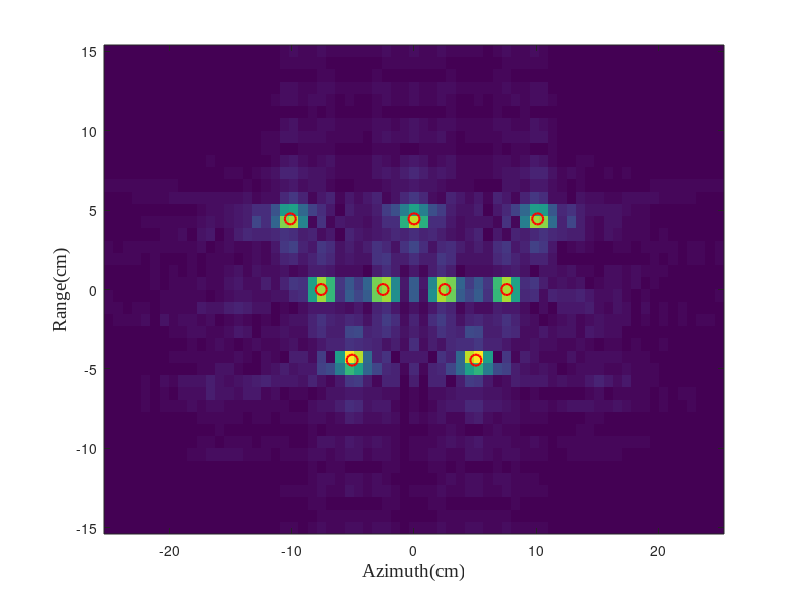

This figure's MATLAB source:
%% 基于核范数的稀疏重构算法，二维
clc;
clear all;
close all;
%% 基本参数设置
c=3e8;%光速
f0=26.5e9;%初始频率
fcutoff=40e9;%截止频率
B=fcutoff-f0;%带宽
fc=(f0+fcutoff)/2;%中心频点
lambda=c/fc;%波长
TRZ=0.3;%目标平面与观测平面之间的距离
%% 合成孔径设置
D=0.3;%合成孔径长度
% cofx=1;%方位维欠采样倍数
% deltaX=lambda/2*cofx;%方位维采样间隔，粗略设置为半波长
% Nx=floor(D/deltaX);%确定总共的采样位置
% if mod(Nx,2)==0
%     Nx=Nx;
% else
%     Nx=Nx-1;
% end
Nx=67;
deltaX=(D/Nx);
TRX_pos=(-D/2)+(0:Nx-1)*deltaX;%确定方位维采样位置
%% 扫频设置
Nf=40;%设扫频频点个数为80,满足距离维奈奎斯特采样定理
deltaF=B/Nf;%每个频点之间的距离
f=f0+(0:Nf-1)*deltaF;%扫频频点
%% 将天线方向角与合成孔径辐射角度进行比较
thetaX_annt=30*pi/180;%天线方向角
thetaX_span=2*asin(D/sqrt(TRZ^2+D^2));%目标方位向距离和探测器方位向确定的展开角度
thetaX=min(thetaX_annt,thetaX_span);%确定波数域展开角度
%% 分辨率分析
rhox=c*sqrt(TRZ^2+(D/2)^2)/(2*f0*D/2);%方位维分辨率
rhoz=c/2/B;%距离维分辨率
%% 目标点参数设置
Ptar=[-8,4,1;-6,0,1;-4,-4,1;
      -2,0,1;0,4,1;2,0,1;
      4,-4,1;6,0,1;8,4,1]*diag([rhox rhoz 1]);
Ntar=length(Ptar(:,1));%计算目标点的个数
%% 回波信号构建
ECHO=zeros(Nx,Nf);
j=sqrt(-1);
for index_X=1:Nx
    s=zeros(1,Nf);
    for index_tar=1:Ntar
        x_tar=Ptar(index_tar,1);
        z_tar=Ptar(index_tar,2);
        A=Ptar(index_tar,3);
        R=sqrt((TRX_pos(index_X)-x_tar)^2+(TRZ-z_tar)^2);
        s=s+A*exp(-j*2*pi*f*2*R/c);
    end
    ECHO(index_X,:)=s;
end
% figure,
% imagesc(real(ECHO));
% figure,
% surf(real(ECHO));
%% 确定波数域频率
K=2*pi*f/c;%波数域频率
Kx=zeros(Nx,Nf);
Kz=zeros(Nx,Nf);
for index_f=1:Nf
    k=K(index_f);
    kxmax=k*sin(thetaX/2);
    Kx(:,index_f)=linspace(-kxmax,kxmax,Nx);%将方位维波数域均匀平分
    Kz(:,index_f)=sqrt(4*k^2-Kx(:,index_f).^2);%确定距离维波数域频率
end
%% 对方位维进行傅里叶变换
for index_f=1:Nf
    echo=ECHO(:,index_f);
    kx=Kx(:,index_f);
    s_ftx(:,index_f)=exp(-j*kx*TRX_pos)*echo;
end
%% 进行相位补偿处理
Phasecomp=Kz*TRZ;
s_comp_FT=s_ftx.*exp(j*Phasecomp);
%% 目标平面绘制
% cofgrid=1;
% xgrid=(-Nx/2:Nx/2)*rhox*cofgrid;
% zgrid=(-Nf/2:Nf/2)*rhoz*cofgrid;
Lx=0.5;
Lz=0.3;
xgrid=linspace(-Lx/2,Lx/2,Nx);
zgrid=linspace(-Lz/2,Lz/2,Nf);
%% 进行傅里叶逆变换
% [M_comp,N_comp]=size(s_comp_FT);
% nn=2;%二阶
% d0=60;
% m_comp=fix(M_comp/2);     %一半位置取整
% n_comp=fix(N_comp/2);
% for index_M=1:M_comp
%     for index_N=1:N_comp
%         d_comp=sqrt((index_M-m_comp)^2+(index_N-n_comp)^2);   %
%         if d_comp==0
%             h=0;
%         else
%             h_comp=1/(1+(d_comp/d0)^(2*nn));    %
% %             h_comp=exp(-(d_comp*d_comp)/(2*d0*d0));
%         end
%         s_comp_FT(index_M,index_N)=h_comp*s_comp_FT(index_M,index_N);
%     end
% end
for index_f=1:Nf
    kx=Kx(:,index_f);
    temp=s_comp_FT(:,index_f);
    s_iftx(:,index_f)=exp(j*xgrid.'*kx.')*temp/Nx;
end
for index_X=1:Nx
    kz=Kz(index_X,:);
    temp=s_iftx(index_X,:);
    s_iftz(index_X,:)=temp*exp(1j.*kz.'*(zgrid))./Nf;
end
figure
imagesc(xgrid*100,zgrid*100,imrotate(abs((s_iftz)), 90));
hold on
plot(Ptar(:,1)*100,Ptar(:,2)*100,'ro','MarkerSize',8,'LineWidth',1.5);
xlabel('Azimuth(cm)','Fontname','Times New Roman','FontSize',14);
ylabel('Range(cm)','Fontname','Times New Roman','FontSize',14);
set(gca, 'YDir', 'normal');
save('D:\yyy\核范数成像\实部虚部仿真1\s_comp_FT.mat','s_comp_FT');
